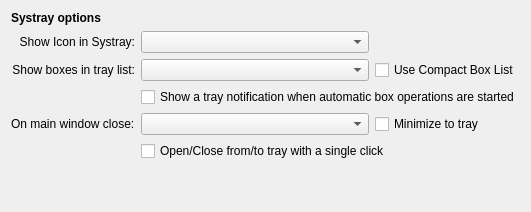
           <widget class="QWidget" name="tabTray">
            <attribute name="title">
             <string>System Tray</string>
            </attribute>
            <layout class="QGridLayout" name="gridLayout_42">
             <item row="0" column="0">
              <layout class="QGridLayout" name="gridLayout_41">
               <item row="2" column="0">
                <widget class="QLabel" name="label_21">
                 <property name="text">
                  <string>Show boxes in tray list:</string>
                 </property>
                 <property name="alignment">
                  <set>Qt::AlignRight|Qt::AlignTrailing|Qt::AlignVCenter</set>
                 </property>
                 <property name="openExternalLinks">
                  <bool>true</bool>
                 </property>
                 <property name="buddy">
                  <cstring>cmbTrayBoxes</cstring>
                 </property>
                </widget>
               </item>
               <item row="1" column="0">
                <widget class="QLabel" name="label_20">
                 <property name="text">
                  <string>Show Icon in Systray:</string>
                 </property>
                 <property name="alignment">
                  <set>Qt::AlignRight|Qt::AlignTrailing|Qt::AlignVCenter</set>
                 </property>
                 <property name="openExternalLinks">
                  <bool>true</bool>
                 </property>
                 <property name="buddy">
                  <cstring>cmbSysTray</cstring>
                 </property>
                </widget>
               </item>
               <item row="1" column="1">
                <widget class="QComboBox" name="cmbSysTray"/>
               </item>
               <item row="0" column="0">
                <widget class="QLabel" name="lblSysTray">
                 <property name="font">
                  <font>
                   <weight>75</weight>
                   <bold>true</bold>
                   <kerning>true</kerning>
                  </font>
                 </property>
                 <property name="text">
                  <string>Systray options</string>
                 </property>
                </widget>
               </item>
               <item row="6" column="1">
                <spacer name="horizontalSpacer_11">
                 <property name="orientation">
                  <enum>Qt::Horizontal</enum>
                 </property>
                 <property name="sizeHint" stdset="0">
                  <size>
                   <width>40</width>
                   <height>20</height>
                  </size>
                 </property>
                </spacer>
               </item>
               <item row="6" column="0">
                <spacer name="verticalSpacer_14">
                 <property name="orientation">
                  <enum>Qt::Vertical</enum>
                 </property>
                 <property name="sizeHint" stdset="0">
                  <size>
                   <width>20</width>
                   <height>40</height>
                  </size>
                 </property>
                </spacer>
               </item>
               <item row="2" column="2">
                <widget class="QCheckBox" name="chkCompactTray">
                 <property name="text">
                  <string>Use Compact Box List</string>
                 </property>
                 <property name="tristate">
                  <bool>false</bool>
                 </property>
                </widget>
               </item>
               <item row="4" column="1">
                <widget class="QComboBox" name="cmbOnClose"/>
               </item>
               <item row="2" column="1">
                <widget class="QComboBox" name="cmbTrayBoxes"/>
               </item>
               <item row="3" column="1" colspan="2">
                <widget class="QCheckBox" name="chkBoxOpsNotify">
                 <property name="text">
                  <string>Show a tray notification when automatic box operations are started</string>
                 </property>
                </widget>
               </item>
               <item row="4" column="0">
                <widget class="QLabel" name="label_28">
                 <property name="text">
                  <string>On main window close:</string>
                 </property>
                 <property name="buddy">
                  <cstring>cmbOnClose</cstring>
                 </property>
                </widget>
               </item>
               <item row="5" column="1" colspan="2">
                <widget class="QCheckBox" name="chkSingleShow">
                 <property name="text">
                  <string>Open/Close from/to tray with a single click</string>
                 </property>
                </widget>
               </item>
               <item row="4" column="2">
                <widget class="QCheckBox" name="chkMinimize">
                 <property name="text">
                  <string>Minimize to tray</string>
                 </property>
                </widget>
               </item>
              </layout>
             </item>
            </layout>
           </widget>
